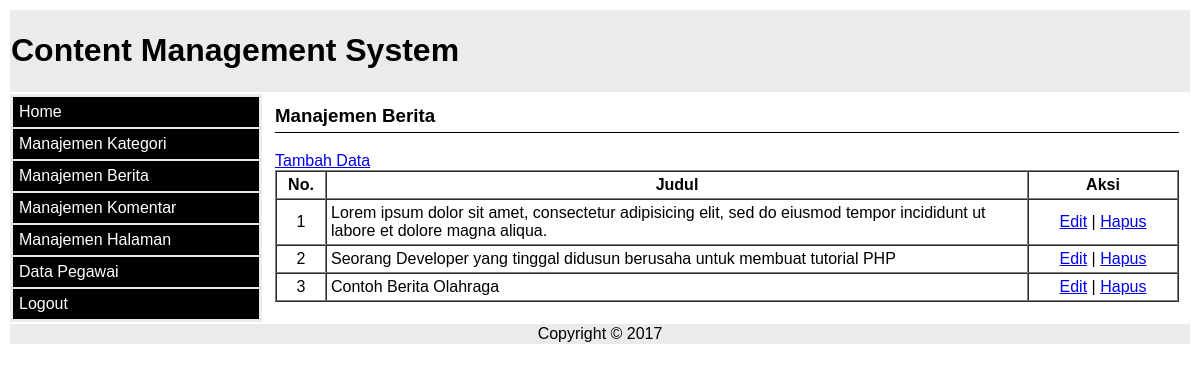
The page /admin/dashboard.php?m=berita (signed in) on the database its author committed.
### tables this page shows
CREATE TABLE `berita` (
  `id` int(10) NOT NULL AUTO_INCREMENT,
  `id_kategori` int(5) DEFAULT NULL,
  `judul` varchar(200) DEFAULT NULL,
  `isi` text,
  `tgl` date DEFAULT NULL,
  `id_user` int(5) DEFAULT NULL,
  PRIMARY KEY (`id`),
  KEY `fkberita1` (`id_kategori`),
  KEY `fkberita2` (`id_user`),
  CONSTRAINT `fkberita1` FOREIGN KEY (`id_kategori`) REFERENCES `kategori` (`id`) ON UPDATE CASCADE,
  CONSTRAINT `fkberita2` FOREIGN KEY (`id_user`) REFERENCES `user` (`id`) ON UPDATE CASCADE
);

### admin/module/berita/berita.php (the view)
<?php
if(isset($_GET['tipe'])){
	if($_GET['tipe']=='tambah'){
		echo "
			<h3>Tambah Data</h3>
			<form method='POST' action='module/berita/proses_tambah.php'>
				<table width='100%'>
					<tr>
						<td>Judul Berita</td>
						<td><input type='text' name='judul' size='100' /></td>
					</tr>
					<tr>
						<td>Kategori</td>
						<td>
							<select name='kategori'>";
							$sql=mysqli_query($konek, "select * from kategori order by nm_kategori asc");
							while($k=mysqli_fetch_array($sql)){
								echo "<option value='$k[id]'>$k[nm_kategori]</option>";
							}
							echo "</select>
						</td>
					</tr>
					<tr>
						<td valign='top'>Isi Berita</td>
						<td>
							<textarea name='isi' id='editor1'></textarea>
						</td>
					</tr>
					<tr>
						<td></td>
						<td>
							<input type='submit' value='Simpan'/>
							<input type='button' value='Batal' onClick='history.back(1);' />
						</td>
					</tr>
				</table>
			</form>
		";
	}elseif($_GET['tipe']=='edit'){
		$sql = mysqli_query($konek,"SELECT * FROM berita WHERE id='$_GET[id]'");
		$de=mysqli_fetch_array($sql);
		echo "
			<h3>Edit Data</h3>
			<form method='POST' action='module/berita/proses_edit.php'>
				<input type='hidden' name='id' value='$de[id]' />
				<table width='100%'>
					<tr>
						<td>Judul Berita</td>
						<td><input type='text' name='judul' size='100' value='$de[judul]' /></td>
					</tr>
					<tr>
						<td>Kategori</td>
						<td>
							<select name='kategori'>";
							$sql=mysqli_query($konek, "select * from kategori order by nm_kategori asc");
							while($k=mysqli_fetch_array($sql)){
								echo "<option value='$k[id]'>$k[nm_kategori]</option>";
							}
							echo "</select>
						</td>
					</tr>
					<tr>
						<td valign='top'>Isi Berita</td>
						<td>
							<textarea name='isi' id='editor1'>$de[isi]</textarea>
						</td>
					</tr>
					<tr>
						<td></td>
						<td>
							<input type='submit' value='Update'/>
							<input type='button' value='Batal' onClick='history.back(1);' />
						</td>
					</tr>
				</table>
			</form>
		";
	}
}else{
?>
<h3>Manajemen Berita</h3>
<a href="?m=berita&tipe=tambah">Tambah Data</a>
<table border='1' width="100%" cellspacing="0" cellpadding="4px">
	<tr>
		<th>No.</th>
		<th>Judul</th>
		<th>Aksi</th>
	</tr>
	<?php
	$sql = mysqli_query($konek, "select * from berita order by id asc");
	$no=1;
	while($k=mysqli_fetch_array($sql)){
		echo "<tr>
			<td align='center' width='40px'>$no</td>
			<td>$k[judul]</td>
			<td align='center' width='140px'>
				<a href='?m=berita&tipe=edit&id=$k[id]'>Edit</a> |
				<a href='module/berita/proses_hapus.php?id=$k[id]' onClick='return confirm(\"Anda yakin akan menghapus data?\")'>Hapus</a>
			</td>
		</tr>";
		$no++;
	}
	?>
</table>
<?php
}
?>

### admin/style.css (style rules this page uses)
body { font-family:Arial; }
.content h3 { display:block; border-bottom:1px solid #000; margin-top:0px; padding-bottom:5px; }

### rows shown on the page
berita: judul "Lorem ipsum dolor sit amet, consectetur adipisicing elit, sed do eiusmod tempor incididunt ut labore et dolore magna aliqua."
berita: judul "Seorang Developer yang tinggal didusun berusaha untuk membuat tutorial PHP"
berita: judul "Contoh Berita Olahraga"
